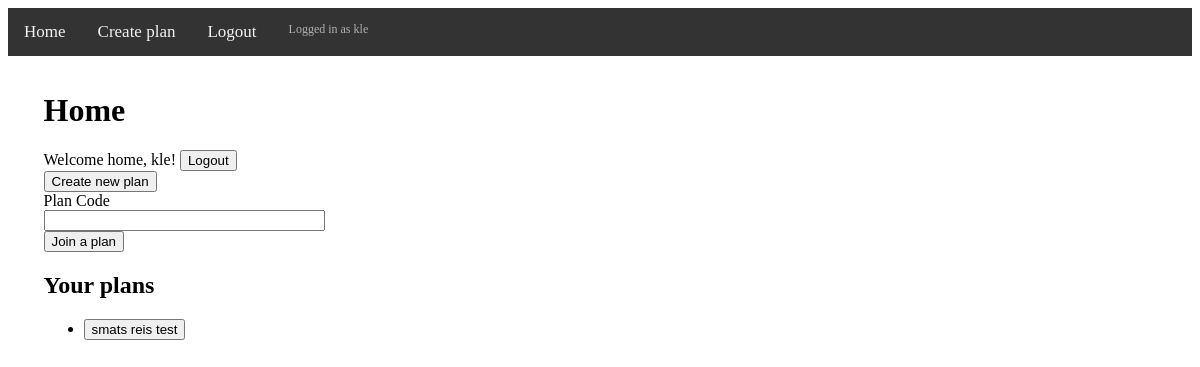
The page /home (signed in) on the database as committed earlier.
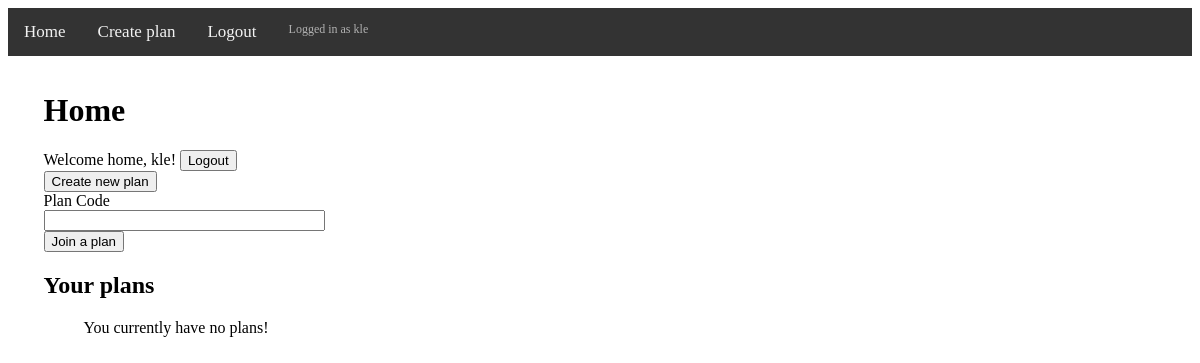
The same page on the database as committed later.
### src/models.py (models this page shows)
class Plan(db.Model):
    id = db.Column(db.Integer, primary_key=True)
    name = db.Column(db.String(100), nullable=False)
    description = db.Column(db.Text)
    plan_code = db.Column(db.String(36), unique=True, nullable=False)
    start_date = db.Column(db.Date, nullable=False)
    end_date = db.Column(db.Date, nullable=False)
    owner_id = db.Column(db.Integer, db.ForeignKey('user.id'), nullable=False)
    owner = db.relationship('User', foreign_keys=[owner_id])
    users = db.relationship('User', secondary='plans_users', backref=db.backref('plans', lazy='dynamic'))

### src/app.py (the view, shortened to what this page needs)
@app.route("/home", methods=['GET', 'POST'])
def home():
    form = JoinPlanForm()
    plans = []
    if "logged_in" in session and session["logged_in"]:
        user = User.query.filter_by(username=session['username']).first()
        if user:
            plans = user.plans.all()
    return render_template("home.html",
                           username="Kalle",
                           form=form,
                           plans=plans)

### src/forms.py
class JoinPlanForm(FlaskForm):
    plan_code = StringField('Plan Code')
    submit = SubmitField('Submit')

### templates/home.html (shortened to what this page needs)
{% extends "base.html" %}
{% block content %}
    {% if session["logged_in"] %}
        <h1>Home</h1>
        Welcome home, {{ session["username"] }}!
        <button onclick="window.location.href = '/logout'" id="logout_button">Logout</button><br>
        <button onclick="window.location.href = '/create_plan'" id="create_plan_button">Create new plan</button><br>
        <form method="POST">
            <div>
                {{ form.plan_code.label }}<br>
                {{ form.plan_code(size=32) }}<br>
            </div>
            <div>
                <input type="submit" value="Join a plan">
            </div>
        </form>
        <h2>Your plans</h2>
        <ul class="my_plan_list">
            {% if plans|length == 0 %}
                <p>You currently have no plans!</p>
            {% endif %}
            {% for plan in plans %}
                <li class="my_plan_element">
                    <button onclick="window.location.href = '/plan/{{ plan.plan_code }}/overview'" id="my_plan_button">{{ plan.name }}</button>
                </li>
            {% endfor %}
        </ul>
    {% else %}
    <button onclick="window.location.href = '/login'" id="login_button">Login</button>
    <button onclick="window.location.href = '/register'" id="register_button">Register</button>
    {% endif %}
{% endblock %}

Rows that differ between the two databases and show on the page:
removed Plan: name "smats reis test"
Other text that changed with them:
text now shown: "You currently have no plans!"
